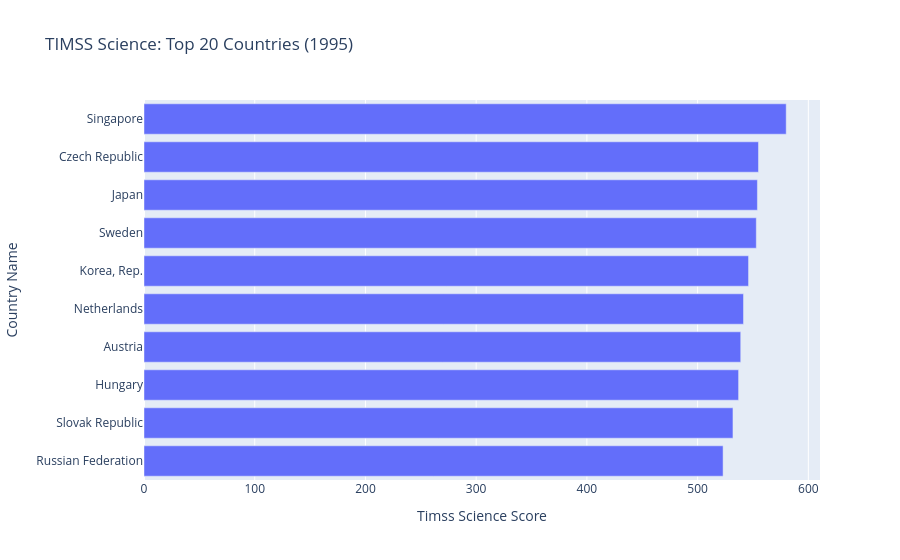
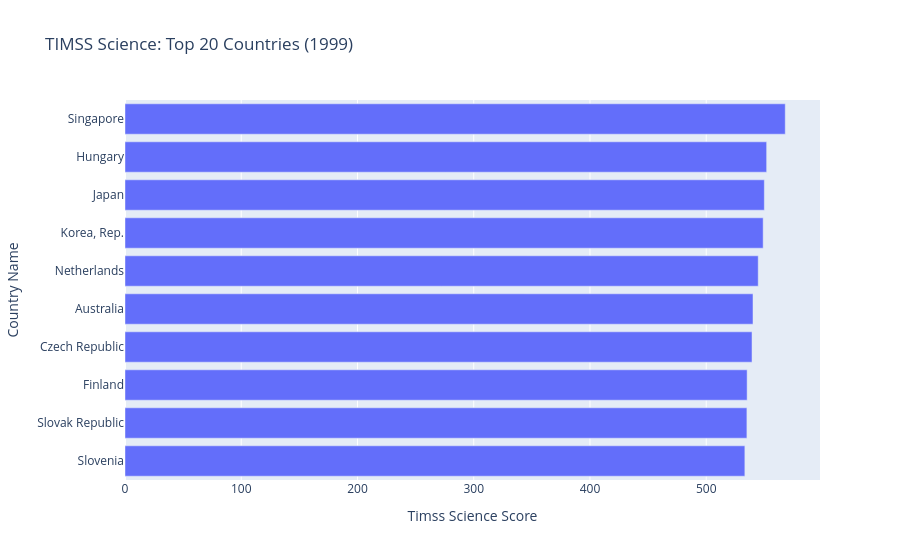
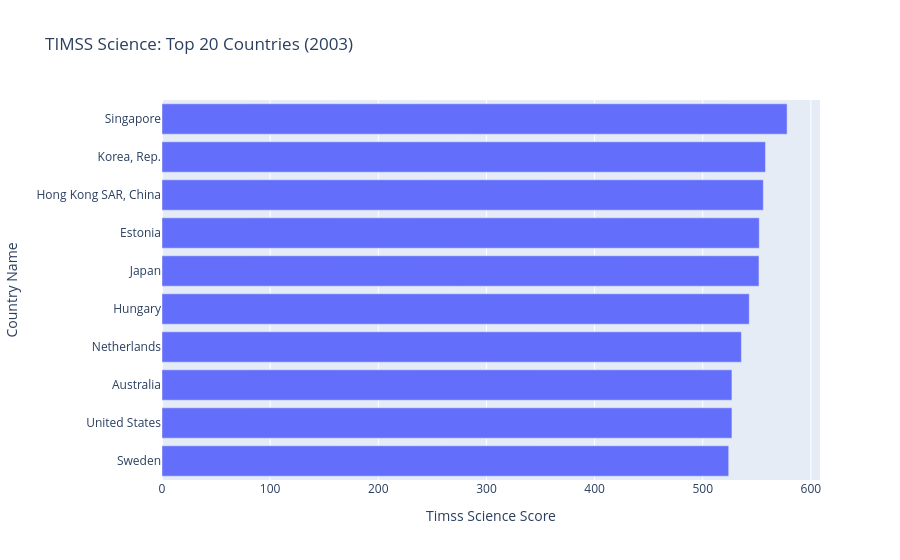
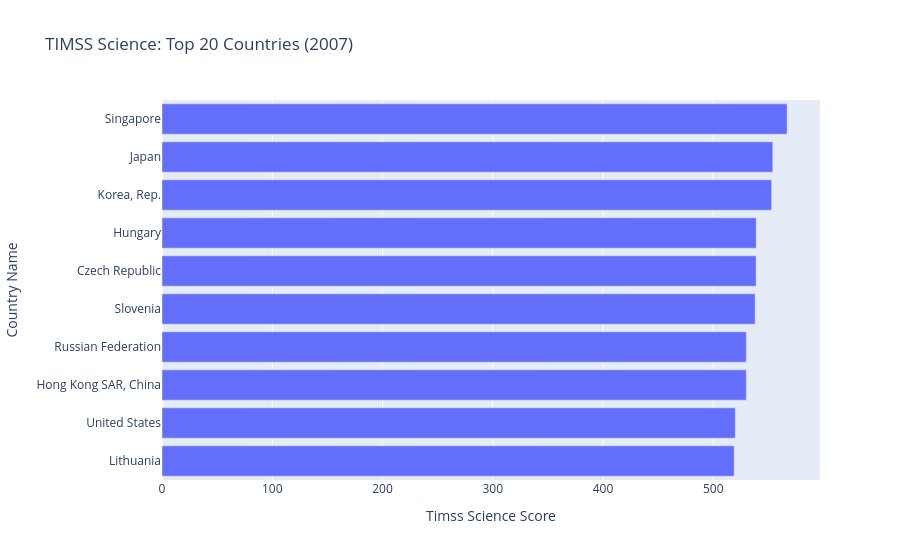

Notebook source saved alongside these figures, in order:
### Markdown cell above
## Nutzbar machen der Scoredaten
- der DataFrame wird ins Long-Format gebracht. 
- Zeilen ohne Score werden direkt als irrelevant entfernt

### Code cell
df_timss_science_long.columns = (
        df_timss_science_long.columns
        .str.replace("_", " ")
        .str.title()
    )

years = find_relevant_years(df_timss_science)

for year in years:
    df_year = df_timss_science_long[df_timss_science_long["Year"] == int(year)]
    
    fig = px.bar(
        df_year.sort_values("Timss Science Score").tail(10),
        x="Timss Science Score",
        y="Country Name",
        title=f"TIMSS Science: Top 20 Countries ({year})",
    )
    fig.show()

### Figure 1 — Plotly figure (JSON) as saved in the notebook; plotly's stock layout.template omitted (floating-point values rounded to 4 significant figures)
{"data": [{"hovertemplate": "Timss Science Score=%{x}<br>Country Name=%{y}<extra></extra>", "legendgroup": "", "marker": {"color": "#636efa", "pattern": {"shape": ""}}, "name": "", "orientation": "h", "showlegend": false, "textposition": "auto", "type": "bar", "x": [523.0, 531.9, 537.0, 538.9, 541.4, 546.0, 553.0, 554.0, 555.0, 580.0], "xaxis": "x", "y": ["Russian Federation", "Slovak Republic", "Hungary", "Austria", "Netherlands", "Korea, Rep.", "Sweden", "Japan", "Czech Republic", "Singapore"], "yaxis": "y"}], "layout": {"barmode": "relative", "legend": {"tracegroupgap": 0}, "title": {"text": "TIMSS Science: Top 20 Countries (1995)"}, "xaxis": {"anchor": "y", "domain": [0, 1], "title": {"text": "Timss Science Score"}}, "yaxis": {"anchor": "x", "domain": [0, 1], "title": {"text": "Country Name"}}}}

### Figure 2 — Plotly figure (JSON) as saved in the notebook; plotly's stock layout.template omitted (floating-point values rounded to 4 significant figures)
{"data": [{"hovertemplate": "Timss Science Score=%{x}<br>Country Name=%{y}<extra></extra>", "legendgroup": "", "marker": {"color": "#636efa", "pattern": {"shape": ""}}, "name": "", "orientation": "h", "showlegend": false, "textposition": "auto", "type": "bar", "x": [533.3, 535.0, 535.2, 539.4, 540.3, 544.7, 549.0, 550.0, 552.0, 568.0], "xaxis": "x", "y": ["Slovenia", "Slovak Republic", "Finland", "Czech Republic", "Australia", "Netherlands", "Korea, Rep.", "Japan", "Hungary", "Singapore"], "yaxis": "y"}], "layout": {"barmode": "relative", "legend": {"tracegroupgap": 0}, "title": {"text": "TIMSS Science: Top 20 Countries (1999)"}, "xaxis": {"anchor": "y", "domain": [0, 1], "title": {"text": "Timss Science Score"}}, "yaxis": {"anchor": "x", "domain": [0, 1], "title": {"text": "Country Name"}}}}

### Figure 3 — Plotly figure (JSON) as saved in the notebook; plotly's stock layout.template omitted (floating-point values rounded to 4 significant figures)
{"data": [{"hovertemplate": "Timss Science Score=%{x}<br>Country Name=%{y}<extra></extra>", "legendgroup": "", "marker": {"color": "#636efa", "pattern": {"shape": ""}}, "name": "", "orientation": "h", "showlegend": false, "textposition": "auto", "type": "bar", "x": [524.0, 527.0, 527.0, 535.8, 543.0, 552.0, 552.3, 556.0, 558.0, 578.0], "xaxis": "x", "y": ["Sweden", "United States", "Australia", "Netherlands", "Hungary", "Japan", "Estonia", "Hong Kong SAR, China", "Korea, Rep.", "Singapore"], "yaxis": "y"}], "layout": {"barmode": "relative", "legend": {"tracegroupgap": 0}, "title": {"text": "TIMSS Science: Top 20 Countries (2003)"}, "xaxis": {"anchor": "y", "domain": [0, 1], "title": {"text": "Timss Science Score"}}, "yaxis": {"anchor": "x", "domain": [0, 1], "title": {"text": "Country Name"}}}}

### Figure 4 — Plotly figure (JSON) as saved in the notebook; plotly's stock layout.template omitted (floating-point values rounded to 4 significant figures)
{"data": [{"hovertemplate": "Timss Science Score=%{x}<br>Country Name=%{y}<extra></extra>", "legendgroup": "", "marker": {"color": "#636efa", "pattern": {"shape": ""}}, "name": "", "orientation": "h", "showlegend": false, "textposition": "auto", "type": "bar", "x": [519.0, 520.0, 530.0, 530.0, 538.0, 538.9, 539.0, 553.0, 554.0, 567.0], "xaxis": "x", "y": ["Lithuania", "United States", "Hong Kong SAR, China", "Russian Federation", "Slovenia", "Czech Republic", "Hungary", "Korea, Rep.", "Japan", "Singapore"], "yaxis": "y"}], "layout": {"barmode": "relative", "legend": {"tracegroupgap": 0}, "title": {"text": "TIMSS Science: Top 20 Countries (2007)"}, "xaxis": {"anchor": "y", "domain": [0, 1], "title": {"text": "Timss Science Score"}}, "yaxis": {"anchor": "x", "domain": [0, 1], "title": {"text": "Country Name"}}}}
